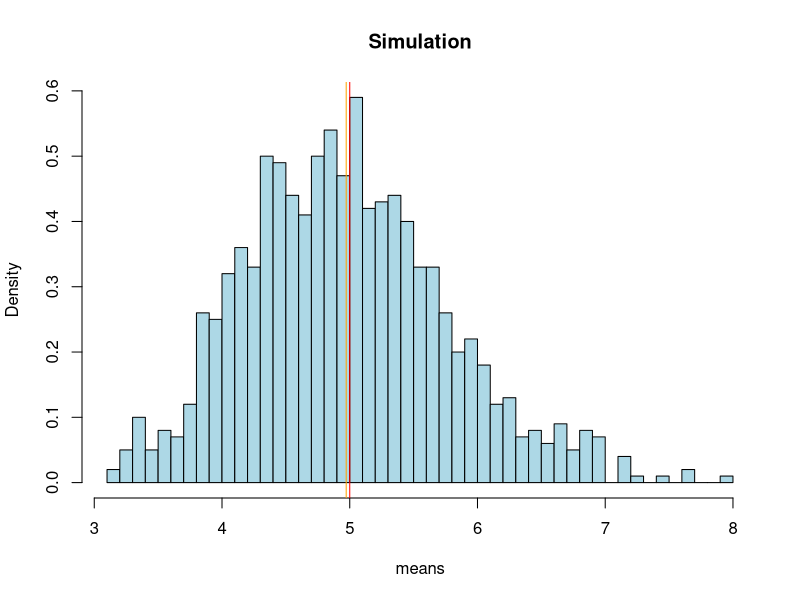
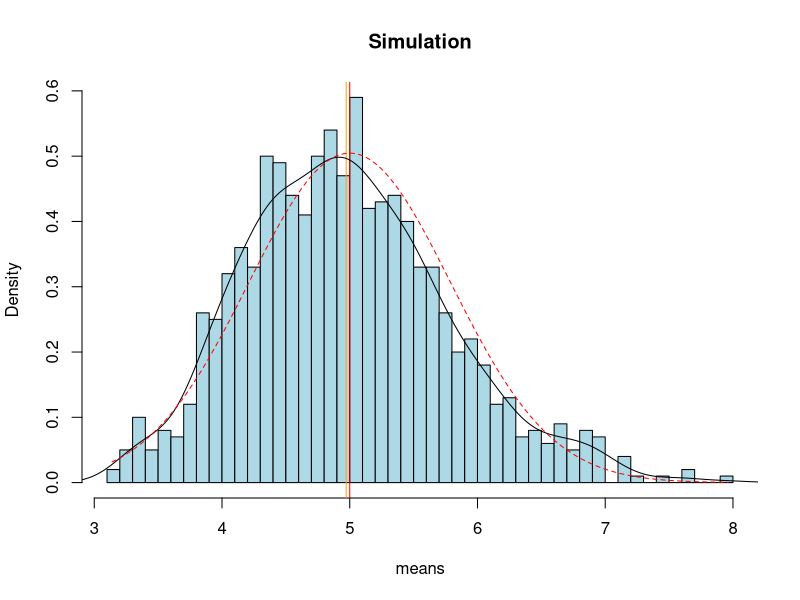
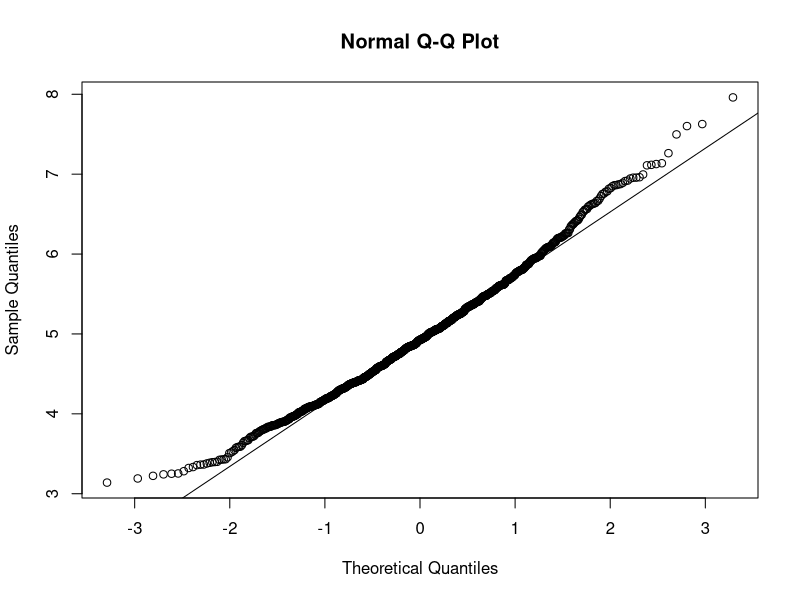

The R script that drew these images, in order:
## ---- chunk 1
knitr::opts_chunk$set( message=FALSE, warnings=FALSE)

## ---- chunk 2

if (!require("ggplot2")) install.packages("ggplot2")

lamda <- 0.2
n <- 40
nosim <- 1000
set.seed(6661821)
## ---- chunk 3

simulations <- replicate(nosim, rexp(n, lamda))
means_sim <- apply(simulations, 2, mean)

## ---- chunk 4

distribution_center <- mean(means_sim)
theoretical_center <- 1/lamda
## ---- chunk 5

hist(means_sim, breaks=50, freq=FALSE, col='lightblue', xlab ="means", main = "Simulation")
abline(v = theoretical_center, col = "red")
abline(v = distribution_center, col = "orange")
## ---- chunk 6
theoretical_sd <- (1/lamda)/sqrt(n)
sample_sd <- sd(means_sim)
## ---- chunk 7
theoretical_var <- theoretical_sd^2
sample_var <- sample_sd^2
## ---- chunk 8

hist(means_sim, breaks=50, freq=FALSE, col='lightblue', xlab ="means", main = "Simulation")
abline(v = theoretical_center, col = "red")
abline(v = distribution_center, col = "orange")
lines(density(means_sim))
# Create the corresponding standard distribution for the simulated distribution
xfit <- seq(min(means_sim), max(means_sim), length=1000)
yfit <- dnorm(xfit, mean=1/lamda, sd=(1/lamda/sqrt(n)))
lines(xfit, yfit, pch=22, col="red", lty=2)

## ---- chunk 9
qqnorm(means_sim)
qqline(means_sim)
